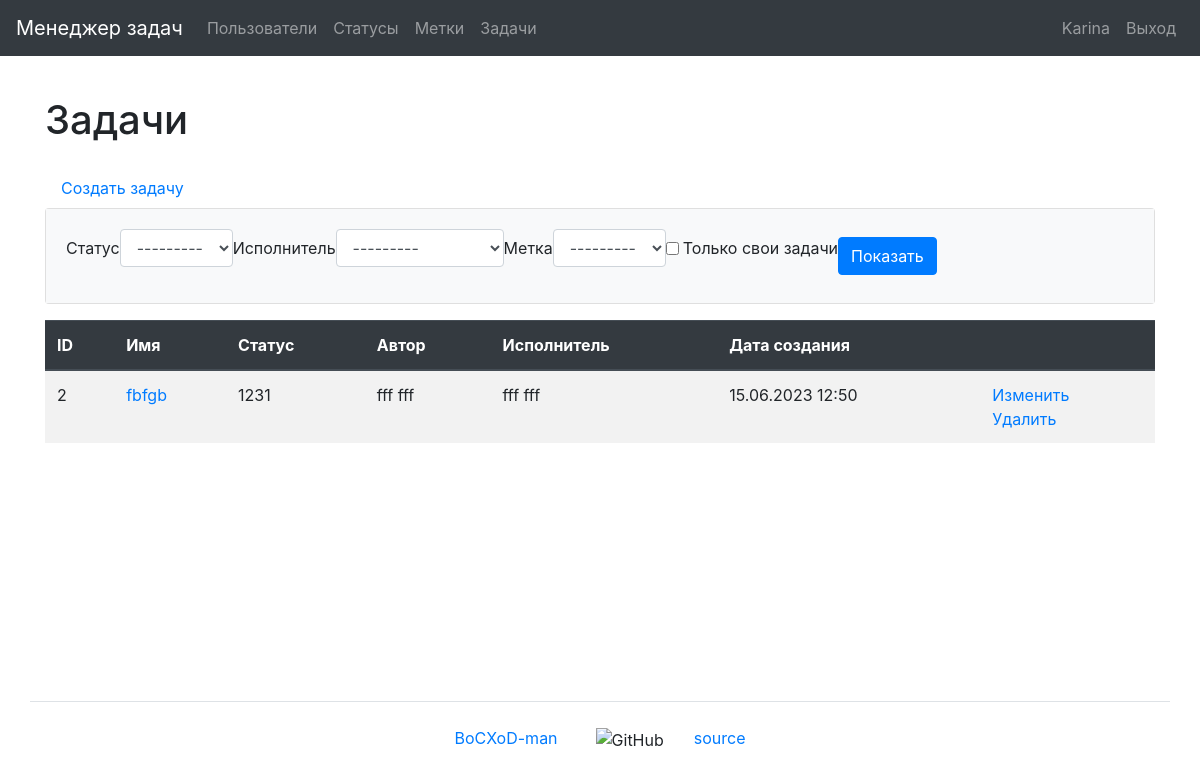
/tasks/ (signed in), run on the app's committed database.
### task_manager/users/models.py (models this page shows)
class User(AbstractUser):
    first_name = models.CharField(max_length=150)
    last_name = models.CharField(max_length=150)
    def __str__(self):
        return self.get_full_name()

### task_manager/tasks/models.py (models this page shows, shortened)
class Task(models.Model):
    name = models.CharField(
        max_length=150,
        blank=False,
        unique=True,
        verbose_name=_('Name')
    )
    description = models.TextField(
        max_length=10000,
        blank=True,
        verbose_name=_('Description')
    )
    date_created = models.DateTimeField(
        auto_now_add=True,
        verbose_name=_('Creation date')
    )
    author = models.ForeignKey(
        User,
        on_delete=models.PROTECT,
        related_name='author',
        verbose_name=_('Author')
    )
    status = models.ForeignKey(
        Status,
        on_delete=models.PROTECT,
        related_name='statuses',
        verbose_name=_('Status')
    )
    executor = models.ForeignKey(
        User,
        on_delete=models.PROTECT,
        related_name='executor',
        verbose_name=_('Executor')
    )
    labels = models.ManyToManyField(
        Label,
        through='TaskLabelRelation',
        through_fields=('task', 'label'),
        blank=True,
        related_name='labels',
        verbose_name=_('Labels')
    )
    class Meta:
        verbose_name = _('Task')
        verbose_name_plural = _('Tasks')

### task_manager/statuses/models.py (models this page shows)
class Status(models.Model):
    name = models.CharField(
        max_length=150,
        unique=True,
        blank=False,
        verbose_name=_('Name'),
    )
    date_created = models.DateTimeField(
        auto_now_add=True,
        verbose_name=_('Creation date')
    )
    def __str__(self):
        return self.name
    class Meta:
        verbose_name = _('Status')
        verbose_name_plural = _('Statuses')

### task_manager/tasks/views.py (the view)
# urls.py: path('', TasksListView.as_view(), name='tasks'),
class TasksListView(AuthRequiredMixin, FilterView):
    template_name = 'tasks/tasks.html'
    model = Task
    filterset_class = TaskFilter
    context_object_name = 'tasks'
    extra_context = {
        'title': _('Tasks'),
        'button_text': _('Show'),
    }

### task_manager/labels/models.py (called while the page is built)
    def __str__(self):
        return self.name

### task_manager/mixins.py (called while the page is built)
    def dispatch(self, request, *args, **kwargs):
        if not request.user.is_authenticated:
            messages.error(request, self.auth_message)
            return redirect(reverse_lazy('login'))
        return super().dispatch(request, *args, **kwargs)

### task_manager/templates/tasks/tasks.html (shortened to what this page needs)
{% extends "base.html" %}
{% load bootstrap4 %}
{% load i18n %}
{% block content %}
    <h1 class="my-4">{{ title }}</h1>
    <a class="nav-link" href="{% url 'task_create' %}">{% trans 'Create task' %}</a>
    <div class="card mb-3">
        <div class="card-body bg-light">
            <form class="form-inline center" method="get">
              {% bootstrap_form filter.form field_class="ml-2 mr-3" %}
              {% bootstrap_button button_text button_type="submit" button_class="btn btn-primary" %}
            </form>
        </div>
    </div>
    <table class="table table-striped">
        <thead class="thead-dark">
            <tr>
                <th>ID</th>
                <th>{% trans 'Name' %}</th>
                <th>{% trans 'Status' %}</th>
                <th>{% trans 'Author' %}</th>
                <th>{% trans 'Executor' %}</th>
                <th>{% trans 'Creation date' %}</th>
                <th></th>
            </tr>
        </thead>
        <tbody>
            {% if tasks %}
                {% for task in tasks %}
                    <tr>
                        <td>{{ task.id }}</td>
                        <td><a href="{% url 'task_show' task.id %}">{{ task.name }}</a></td>
                        <td>{{ task.status }}</td>
                        <td>{{ task.author }}</td>
                        <td>{{ task.executor }}</td>
                        <td>{{ task.date_created|date:"d.m.Y H:i" }}</td>
                        <td>
                            <a href="{% url 'task_update' task.id %}">{% trans 'Update' %}</a>
                            <br>
                            <a href="{% url 'task_delete' task.id %}">{% trans 'Delete' %}</a>
                        </td>
                    </tr>
                {% endfor %}
            {% endif %}
        </tbody>
    </table>
{% endblock content %}

### task_manager/templates/navbar.html (shortened to what this page needs)
{% load i18n %}
<nav class="navbar navbar-expand-md navbar-dark bg-dark mb-3">
    <a class="navbar-brand" href="{% url 'home' %}">{% trans "Task manager" %}</a>
    <div class="collapse navbar-collapse" id="navbarToggleExternalContent">
        <ul class="navbar-nav mr-auto">
            <li class="nav-item">
                <a class="nav-link" href="{% url 'users' %}">{% trans "Users" %}</a>
            </li>
            {% if user.is_authenticated %}
                <li class="nav-item">
                    <a class="nav-link" href="{% url 'statuses' %}">{% trans "Statuses" %}</a>
                </li>
                <li class="nav-item">
                    <a class="nav-link" href="{% url 'labels' %}">{% trans "Labels" %}</a>
                </li>
                <li class="nav-item">
                    <a class="nav-link" href="{% url 'tasks' %}">{% trans "Tasks" %}</a>
                </li>
            {% endif %}
        </ul>
        <ul class="navbar-nav">
            {% if user.is_authenticated %}
                <li class="nav-item">
                    <a class="nav-link" href="{% url 'user_update' user.id %}">{{ user.username }}</a>
                </li>
                <li class="nav-item">
                    <a class="nav-link" href="{% url 'logout' %}">{% trans "Log Out" %}</a>
                </li>
            {% endif %}
        </ul>
    </div>
</nav>

### data on the page
User: username "Karina"
Task: id "2", name "fbfgb", status "1231", author "fff fff", executor "fff fff", date_created "15.06.2023 12:50"

### other printed values
{{ title }} "Задачи"
